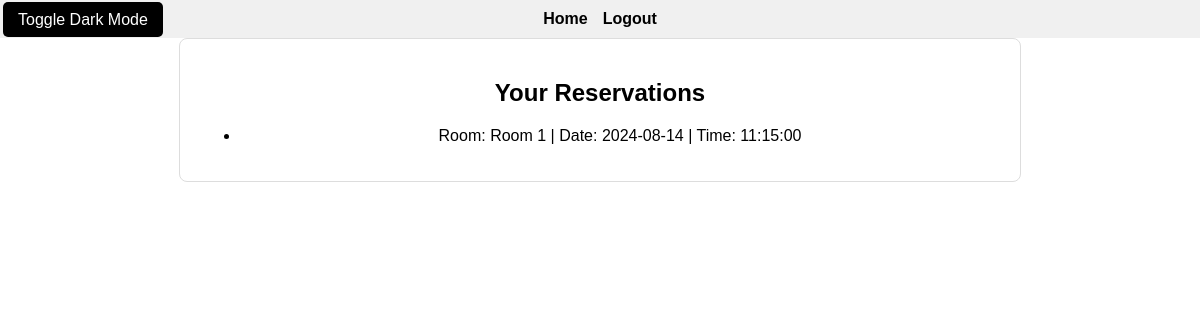
/reservations (signed in), run on the app's committed database.
### app/models.py (models this page shows)
class Reservation(db.Model):
    id = db.Column(db.Integer, primary_key=True)
    date = db.Column(db.Date, nullable=False)
    time = db.Column(db.Time, nullable=False)
    canceled = db.Column(db.Boolean, default=False)
    user_id = db.Column(db.Integer, db.ForeignKey('user.id'), nullable=False)
    room_id = db.Column(db.Integer, db.ForeignKey('room.id'), nullable=False)
    user = db.relationship('User', back_populates='reservations')
    room = db.relationship('Room', back_populates='reservations')

class Room(db.Model):
    id = db.Column(db.Integer, primary_key=True)
    name = db.Column(db.String(64), index=True, unique=True)
    reservations = db.relationship('Reservation', back_populates='room')

### app/routes.py (the view)
@bp.route('/reservations')
@login_required
def user_reservations():
    reservations = Reservation.query.filter_by(user_id=current_user.id, canceled=False).all()
    return render_template('user_reservations.html', reservations=reservations)

### app/models.py (called while the page is built)
@login_manager.user_loader
def load_user(user_id):
    return User.query.get(int(user_id))

### app/templates/user_reservations.html (shortened to what this page needs)
<!DOCTYPE html>
<html lang="en">
<head>
    <link rel="stylesheet" href="{{ url_for('static', filename='css/styles.css') }}">
</head>
<body>
    <header>
        <nav>
            <a href="{{ url_for('main.index') }}">Home</a>
            <a href="{{ url_for('main.logout') }}">Logout</a>
            <button class="dark-mode-toggle" onclick="toggleDarkMode()">Toggle Dark Mode</button>
        </nav>
    </header>
    <div class="container">
        <h2>Your Reservations</h2>
        {% if reservations %}
            <ul>
            {% for reservation in reservations %}
                <li>Room: {{ reservation.room.name }} | Date: {{ reservation.date }} | Time: {{ reservation.time }}</li>
            {% endfor %}
            </ul>
        {% else %}
            <p>You have no reservations.</p>
        {% endif %}
    </div>
</body>
</html>

### app/static/css/styles.css (style rules this page uses)
body { font-family: Arial, sans-serif; margin: 0; padding: 0; box-sizing: border-box; background-color: #fff; color: #000; }
header { background-color: #f0f0f0; padding: 10px; text-align: center; position: relative; }
header nav { display: flex; justify-content: center; align-items: center; gap: 15px; }
header a { color: #000; text-decoration: none; font-weight: bold; font-size: 16px; transition: color 0.3s ease; }
.dark-mode-toggle { background-color: #000000; color: #fff; border: none; padding: 5px 15px; border-radius: 5px; cursor: pointer; font-size: 16px; transition: background-color 0.3s ease; position: absolute; top: -8px; left: 3px; z-index: 10; height: 35px; line-height: 25px; }
.container, .explore-container { width: 90%; max-width: 800px; margin: 0 auto; padding: 20px; border-radius: 8px; text-align: center; border: 1px solid #ddd; }
.container { background-color: #ffffff; }
button, .btn { background-color: #007bff; color: white; border: none; padding: 10px 20px; border-radius: 5px; cursor: pointer; font-size: 16px; transition: background-color 0.3s ease; display: inline-block; margin-top: 10px; }
a { color: #007bff; text-decoration: none; font-size: 16px; transition: color 0.3s ease; }

### data on the page
Reservation: room.name "Room 1", date "2024-08-14", time "11:15:00"
